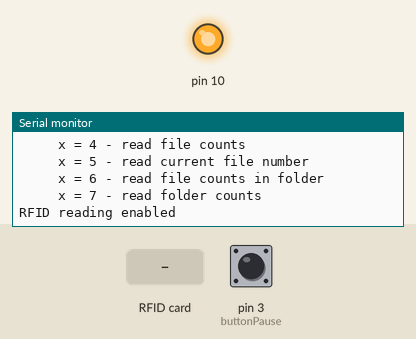
The sketch below on a simulated Arduino Uno, built with avr-gcc and run on an emulated ATmega328P. Parts: output pins drawn as LEDs (lit = HIGH), the last lines printed to the serial monitor. The inputs (shaded band) are chosen by the test bench; at power-on: pin 3 (buttonPause) HIGH. The audio player accepts every command and is not drawn.

Above: at 2.4 s.
2.5 s: RFID card 04 88 14 22 11 01 89 held to the reader
At 3.7 s:
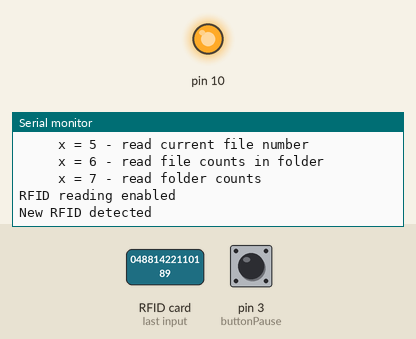
4.0 s: RFID card 5E 7A 19 C4 held to the reader
At 4.9 s:
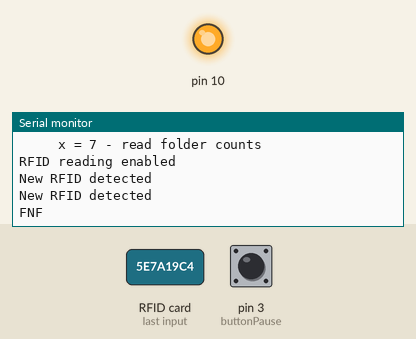

Measured:
- after the input at 2.5 s, the serial monitor: prints a new line at once (image 1)
- after the input at 4.0 s, the serial monitor: prints a new line after 0.05 s (image 2)

The sketch:

MP3_Box.ino
```cpp
#include "Arduino.h"
#include "SoftwareSerial.h"
#include "DFRobotDFPlayerMini.h"
#include <SPI.h>
#include <MFRC522.h>

constexpr uint8_t RST_PIN = 5;
constexpr uint8_t SS_PIN = 4;
const int buttonPause = 3; //button Pause/Start
//const int buttonNext = 14;   not implemented
int folderCnt = 25;
bool bpPause = false;
bool bpFolder = false;
bool btnPauseHigh = true;
int savedFolder = 0;
int selFolder = 0;

struct storedUID {
  String uid;
  int folderID;
};
storedUID listUID[25];

SoftwareSerial mySoftwareSerial(13, 15); // RX, TX
DFRobotDFPlayerMini myDFPlayer;
MFRC522 rfid(SS_PIN, RST_PIN);
MFRC522::MIFARE_Key key;

void printDetail(uint8_t type, int value);
void setupMP3();
void selectFolder();
void setupRFID();
void saveRFIDTable();
void detectedRFIDCard();
int getUIDFolder(String uid);

void setup()
{
  mySoftwareSerial.begin(9600);
  Serial.begin(9600);
  pinMode(buttonPause, INPUT_PULLUP);
  setupMP3();
  setupRFID();
  saveRFIDTable();
}

void loop() {
  int buttonStatePause = digitalRead(buttonPause);

  if (buttonStatePause == LOW && btnPauseHigh){
    if (!bpPause)
    {
      myDFPlayer.pause();
      bpPause = true;
    }
    else
    {
      myDFPlayer.start();
      bpPause = false;
    }
    btnPauseHigh = false;
  }
  if (buttonStatePause == HIGH && !btnPauseHigh)
    btnPauseHigh = true;

  if (Serial.available())
    readCommand();

  if (myDFPlayer.available())
    printDetail(myDFPlayer.readType(), myDFPlayer.read());


  if (rfid.PICC_IsNewCardPresent())
    detectedRFIDCard();

  if(bpFolder)
      selectFolder();
}

void setupRFID()
{
  SPI.begin(); // Init SPI bus
  rfid.PCD_Init(); // Init MFRC522

  for (byte i = 0; i < 6; i++) {
    key.keyByte[i] = 0xFF;
  }
  Serial.println("RFID reading enabled");
}

void setupMP3()
{
  Serial.println();
  Serial.println(F("DFRobot DFPlayer Mini Demo"));
  Serial.println(F("Initializing DFPlayer ... (May take 3~5 seconds)"));

  if (!myDFPlayer.begin(mySoftwareSerial)) {  //Use softwareSerial to communicate with mp3.
    Serial.println(F("Unable to begin:"));
    Serial.println(F("1.Please recheck the connection!"));
    Serial.println(F("2.Please insert the SD card!"));
    while (true);
  }
  Serial.println(F("DFPlayer Mini online."));

  printHelp();


  myDFPlayer.setTimeOut(500); //Set serial communictaion time out 500ms

  //----Set volume----
  myDFPlayer.volume(20);  //Set volume value (0~30).
  // myDFPlayer.volumeUp(); //Volume Up
  // myDFPlayer.volumeDown(); //Volume Down

  //----Set different EQ----
  myDFPlayer.EQ(DFPLAYER_EQ_NORMAL);
  //  myDFPlayer.EQ(DFPLAYER_EQ_POP);
  //  myDFPlayer.EQ(DFPLAYER_EQ_ROCK);
  //  myDFPlayer.EQ(DFPLAYER_EQ_JAZZ);
  //  myDFPlayer.EQ(DFPLAYER_EQ_CLASSIC);
  //  myDFPlayer.EQ(DFPLAYER_EQ_BASS);

  //----Set device we use SD as default----
  //  myDFPlayer.outputDevice(DFPLAYER_DEVICE_U_DISK);
  myDFPlayer.outputDevice(DFPLAYER_DEVICE_SD);
  //  myDFPlayer.outputDevice(DFPLAYER_DEVICE_AUX);
  //  myDFPlayer.outputDevice(DFPLAYER_DEVICE_SLEEP);
  //  myDFPlayer.outputDevice(DFPLAYER_DEVICE_FLASH);

  //----Mp3 control----
  //  myDFPlayer.sleep();     //sleep
  //  myDFPlayer.reset();     //Reset the module
  //  myDFPlayer.enableDAC();  //Enable On-chip DAC
  //  myDFPlayer.disableDAC();  //Disable On-chip DAC
  //  myDFPlayer.outputSetting(true, 15); //output setting, enable the output and set the gain to 1
}

void detectedRFIDCard()
{
  // Verify if the NUID has been readed
  if ( ! rfid.PICC_ReadCardSerial())
    return;

  Serial.println("New RFID detected");
  String uidString = "";

  for (byte i = 0; i < rfid.uid.size; i++) {
    uidString.concat(String(rfid.uid.uidByte[i] < 0x10 ? "0" : ""));
    uidString.concat(String(rfid.uid.uidByte[i], HEX));
  }

  rfid.PICC_HaltA();
  rfid.PCD_StopCrypto1();

  //Serial.println("RFID: "+uidString);

  selFolder = getUIDFolder(uidString);
  bpFolder = true;
}

void selectFolder()
{
  uint8_t folderIDUint8 = static_cast<uint8_t>(selFolder);
  myDFPlayer.loopFolder(folderIDUint8);
  bpFolder = false;
}

void saveRFIDTable()
{
  int i = 0;
  listUID[i].uid = "04881422110189";
  listUID[i].folderID = i + 1;
  i++;
  listUID[i].uid = "04504f21110189";
  listUID[i].folderID = i + 1;
  i++;
  listUID[i].uid = "04c5f521110189";
  listUID[i].folderID = i + 1;
  i++;
  listUID[i].uid = "04956422110189";
  listUID[i].folderID = i + 1;
  i++;
  listUID[i].uid = "04bbb921110189";
  listUID[i].folderID = i + 1;
  i++;
  listUID[i].uid = "04f98a21110189";
  listUID[i].folderID = i + 1;
  i++;
  listUID[i].uid = "048bf621110189";
  listUID[i].folderID = i + 1;
  i++;
  listUID[i].uid = "04b8c821110189";
  listUID[i].folderID = i + 1;
  i++;
  listUID[i].uid = "04ce1d22110189";
  listUID[i].folderID = i + 1;
  i++;
  listUID[i].uid = "041c7321110189";
  listUID[i].folderID = i + 1;
  i++;
  listUID[i].uid = "9673df5f";
  listUID[i].folderID = i + 1;
  i++;
  listUID[i].uid = "9e496b1d";
  listUID[i].folderID = i + 1;
  i++;
  listUID[i].uid = "11aeb789";
  listUID[i].folderID = i + 1;
  i++;
  listUID[i].uid = "808be112";
  listUID[i].folderID = i + 1;
  i++;
  listUID[i].uid = "1dc0b394680000";
  listUID[i].folderID = i + 1;
  i++;
  listUID[i].uid = "1dd8b394680000";
  listUID[i].folderID = i + 1;
  i++;
  listUID[i].uid = "1dd5b394680000";
  listUID[i].folderID = i + 1;
  i++;
  listUID[i].uid = "1dfbb394680000";
  listUID[i].folderID = i + 1;
  i++;
  listUID[i].uid = "1dfab394680000";
  listUID[i].folderID = i + 1;
  i++;
  listUID[i].uid = "1de4b394680000";
  listUID[i].folderID = i + 1;
  i++;
  listUID[i].uid = "1de0b394680000";
  listUID[i].folderID = i + 1;
  i++;
  listUID[i].uid = "1dfdb394680000";
  listUID[i].folderID = i + 1;
  i++;
  listUID[i].uid = "1d82b394680000";
  listUID[i].folderID = i + 1;
  i++;
  listUID[i].uid = "1d7fb394680000";
  listUID[i].folderID = i + 1;
  //Folder 0 - 23 total 24 Folders
}

void selectFolder(int folderID)
{
  uint8_t folderIDUint8 = static_cast<uint8_t>(folderID);
  myDFPlayer.loopFolder(folderIDUint8);
}

void readCommand() {
  char cmd = ' ';
  int value1, value2 = 0;
  cmd = Serial.read();
  value1 = Serial.parseInt();
  value2 = Serial.parseInt();

  switch (cmd) {
    case 'h':
      printHelp();
      break;

    case '>':
      myDFPlayer.next();
      break;

    case '<':
      myDFPlayer.previous();
      break;

    case 'p':
      if (value2 == 0) myDFPlayer.play(value1);
      else if (value1 != 0) myDFPlayer.playFolder(value1, value2);
      break;

    case 'P':
      if (value2 == 0) myDFPlayer.playMp3Folder(value1);
      else if (value1 != 0)myDFPlayer.playLargeFolder(value1, value2);
      break;

    case '+':
      myDFPlayer.volumeUp();
      break;

    case '-':
      myDFPlayer.volumeDown();
      break;

    case 'v':
      myDFPlayer.volume(value1);
      break;

    case 'b':
      myDFPlayer.pause();
      break;

    case 's':
      myDFPlayer.start();
      break;

    case 'z':
      myDFPlayer.sleep();
      break;

    case 'L':
      if (value1 == 0) myDFPlayer.enableLoopAll();
      else myDFPlayer.loopFolder(value1);
      break;

    case 'l':
      if (value1 == 0) myDFPlayer.disableLoopAll();
      else myDFPlayer.loop(value1);
      break;

    case 'A':
      myDFPlayer.advertise(value1);
      break;

    case 'a':
      myDFPlayer.stopAdvertise();
      break;

    case 'q':
      if (value1 == 1) Serial.println(myDFPlayer.readState());
      else if (value1 == 2) Serial.println(myDFPlayer.readVolume());
      else if (value1 == 3) Serial.println(myDFPlayer.readEQ());
      else if (value1 == 4) Serial.println(myDFPlayer.readFileCounts());
      else if (value1 == 5) Serial.println(myDFPlayer.readFolderCounts());
      else if (value1 == 6) Serial.println(myDFPlayer.readCurrentFileNumber());
      break;
    default:
      Serial.println("Ungültiges Kommando");
      break;
  }

}

void printHelp() {
  Serial.println("DFPlayer Commands:");
  Serial.println(" h - help");
  Serial.println(" > - next ");
  Serial.println(" < - previous");
  Serial.println(" p3 - play");
  Serial.println(" p3,5 - play folder 3, file 5");
  Serial.println(" P3,5 - play large folder 3, file 5");
  Serial.println(" P3 - play file 3 in MP3 folder");
  Serial.println(" + - volume up");
  Serial.println(" - - volume down");
  Serial.println(" v10 - set volume to 10");
  Serial.println(" b - Pause");
  Serial.println(" s - start ");
  Serial.println(" z - sleep ");
  Serial.println(" L - enable loop all");
  Serial.println(" l - disable loop all");
  Serial.println(" L3 - loop folder 3");
  Serial.println(" l3 - loop file 3");
  Serial.println(" A3 - advertise file 3");
  Serial.println(" a - stop advertise ");
  Serial.println(" qx - query No. x");
  Serial.println("     x = 1 - read state");
  Serial.println("     x = 2 - read volume");
  Serial.println("     x = 3 - read equalizer");
  Serial.println("     x = 4 - read file counts");
  Serial.println("     x = 5 - read current file number");
  Serial.println("     x = 6 - read file counts in folder");
  Serial.println("     x = 7 - read folder counts");
}

void printDetail(uint8_t type, int value) {
  switch (type) {
    case TimeOut:
      Serial.println(F("Time Out!"));
      break;
    case WrongStack:
      Serial.println(F("Stack Wrong!"));
      break;
    case DFPlayerCardInserted:
      Serial.println(F("Card Inserted!"));
      break;
    case DFPlayerCardRemoved:
      Serial.println(F("Card Removed!"));
      break;
    case DFPlayerCardOnline:
      Serial.println(F("Card Online!"));
      break;
    case DFPlayerUSBInserted:
      Serial.println("USB Inserted!");
      break;
    case DFPlayerUSBRemoved:
      Serial.println("USB Removed!");
      break;
    case DFPlayerPlayFinished:
      Serial.print(F("Number:"));
      Serial.print(value);
      Serial.println(F(" Play Finished!"));
      break;
    case DFPlayerError:
      Serial.print(F("DFPlayerError:"));
      switch (value) {
        case Busy:
          Serial.println(F("Card not found"));
          break;
        case Sleeping:
          Serial.println(F("Sleeping"));
          break;
        case SerialWrongStack:
          Serial.println(F("Get Wrong Stack"));
          break;
        case CheckSumNotMatch:
          Serial.println(F("Check Sum Not Match"));
          break;
        case FileIndexOut:
          Serial.println(F("File Index Out of Bound"));
          break;
        case FileMismatch:
          Serial.println(F("Cannot Find File"));
          break;
        case Advertise:
          Serial.println(F("In Advertise"));
          break;
        default:
          break;
      }
      break;
    default:
      break;
  }
}

int getUIDFolder(String uid)
{
  for (int i = 0; i < folderCnt; i++)
  {
    if (listUID[i].uid.equals(uid))
    {
      return listUID[i].folderID;
    }
  }
  Serial.println("FNF");
  return -1;
}
```
